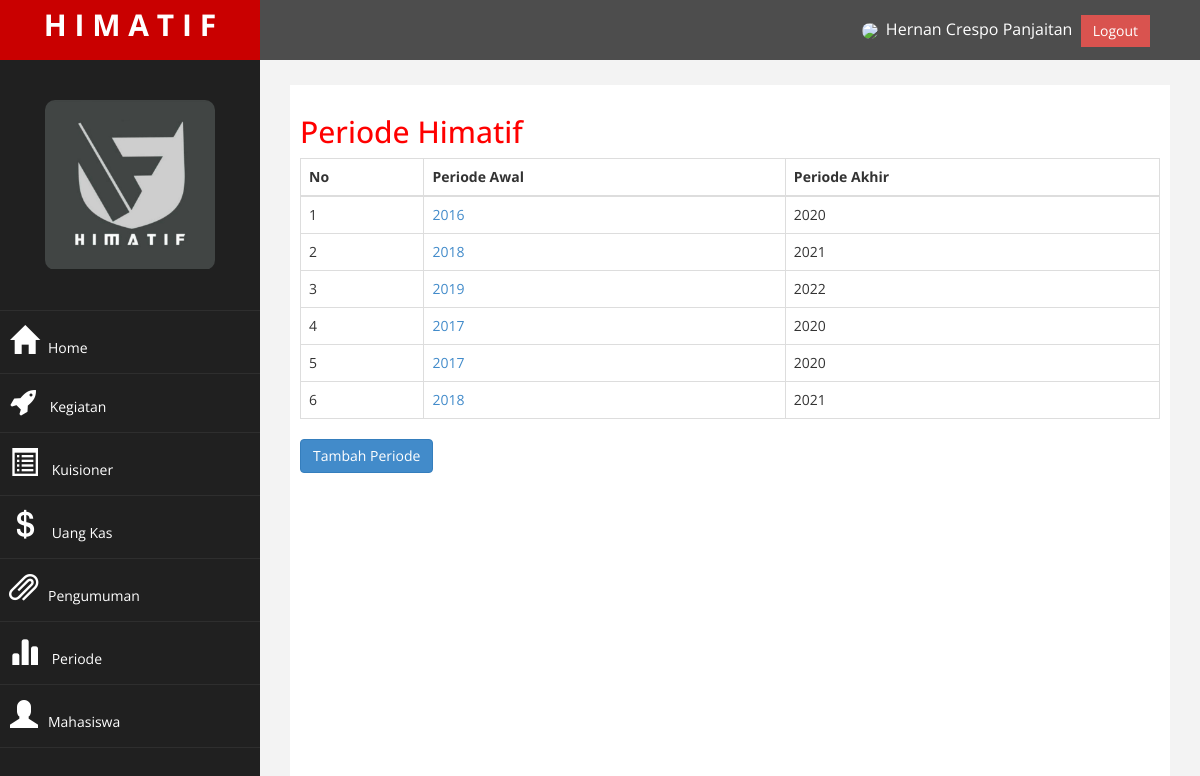
/Admin/index.php?halaman=periode (signed in), run on the app's committed database.
### tables this page shows
CREATE TABLE `periode` (
  `periode_id` int(11) NOT NULL,
  `periode_awal` varchar(100) DEFAULT NULL,
  `periode_akhir` varchar(100) DEFAULT NULL,
  `status` tinyint(4) DEFAULT '1'
);

### Admin/periode.php (the view)
<h2>Periode Himatif</h2>
<table class="table table-bordered">
	<thead>
		<tr>
			<th>No</th>
			<th>Periode Awal</th>
			<th>Periode Akhir</th>
		</tr>
	</thead>
	<tbody>
		<?php $nomor=1; ?>
		<?php $ambil=$koneksi->query("SELECT * FROM periode"); ?>
		<?php while($pecah = $ambil->fetch_assoc()){ ?>
		<tr>
			<td><?php echo $nomor; ?></td>
			<td><a href=<?='"index.php?halaman=detailperiode&periode='.$pecah['periode_awal'].'&id='.$pecah['periode_id']. '"'; ?>>
				<?php echo $pecah['periode_awal']; ?></td></a>
			<td><?php echo $pecah['periode_akhir']; ?></td>
		</tr>
		<?php $nomor++; ?>
		<?php }  ?>
	</tbody>
</table>
<a href="index.php?halaman=tambahperiode" class="btn btn-primary ">Tambah Periode</a>

### Admin/assets/css/custom.css (style rules this page uses)
body { font-family: 'Open Sans', sans-serif; }
h2 { color: #f00; }

### data on the page
periode: periode_awal "2016", periode_akhir "2020"
periode: periode_awal "2018", periode_akhir "2021"
periode: periode_awal "2019", periode_akhir "2022"
periode: periode_awal "2017", periode_akhir "2020"
periode: periode_awal "2017", periode_akhir "2020"
periode: periode_awal "2018", periode_akhir "2021"

### other printed values
$_SESSION['mahasiswa']['nama'] "Hernan Crespo Panjaitan"
